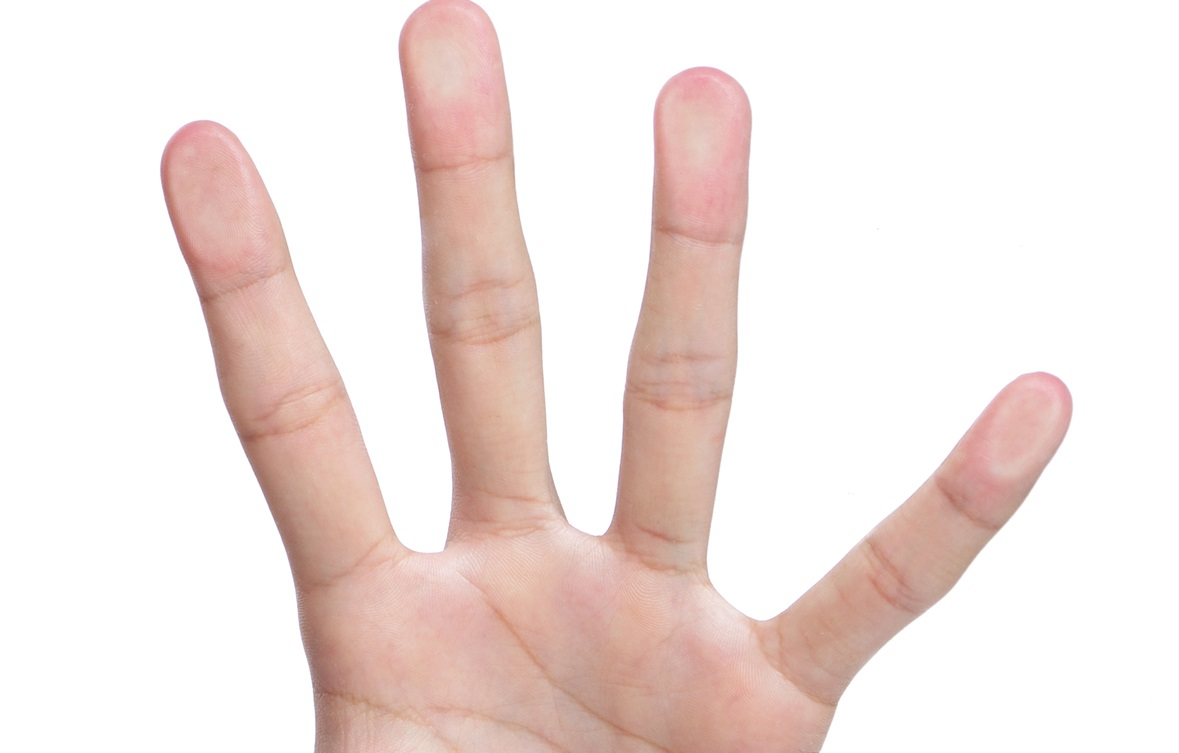
//> input picture Finger Tip detection/Finger Tip detection project/hands_full.jpg, 1179 x 753 px, given in place of the camera
$ ./main   (built with g++ and OpenCV 4)
//> lines starting //> are read from the running program, lines starting //| are printed output that depends on the picture; after the words box and inside, x2 and y2 are one past the last pixel; in counts of white or black regions, pixels touching at a corner belong together
#include <iostream>
#include <stdio.h>
#include <stdlib.h>
#include <opencv2/opencv.hpp>
#include "opencv2/highgui/highgui.hpp"
#include "opencv2/imgproc/imgproc.hpp"

using namespace cv;
using namespace std;

Mat Org_Frame;
Mat Img_hsv;
Mat Handed_Thres;
Mat HandOriginal;
Mat canny_OP;
int Low_H = 0;
int High_H = 179;
int Low_S = 60;
int High_S = 255;
int Low_V = 30;
int High_V = 255;
int blurSize = 5;
int BlobSize = 1;
int element = 10;
int Thresh = 100;
int min_rect_region = 1000;

Point2f center;
vector<Point> pts;


int main(int argc, char** argv)
{
   VideoCapture cap(0);
   if(!cap.isOpened())

   {
       cout << "Unable to access the Camera" << endl;
       return -1;
}

   namedWindow("Control",CV_WINDOW_AUTOSIZE);
   createTrackbar("LOW H","Control",&Low_H,179);
   createTrackbar("HIGH H","Control",&High_H,255);
   createTrackbar("LOW S","Control",&Low_S,255);
   createTrackbar("HIGH S","Control",&High_S,255);
   createTrackbar("LOW V","Control",&Low_V,255);
   createTrackbar("HIGH V","Control",&High_V,255);

   while(1)
      {
          bool bSuccess = cap.read(Org_Frame);
//> Org_Frame is the input picture: 753 rows x 1179 cols, CV_8UC3; mean B, G, R 224.7, 228.3, 241.6

          if(!bSuccess)
          {
              cout << "Unable to read a Frame" << endl;
              break;
          }

   cap >> Org_Frame;

   cvtColor(Org_Frame, Img_hsv, CV_BGR2HSV);
//> Img_hsv: 753 rows x 1179 cols, CV_8UC3; mean H, S, V 7.1, 20.6, 241.6
   inRange(Img_hsv, Scalar(Low_H, Low_S, Low_V), Scalar(High_H, High_S, High_V), Handed_Thres);
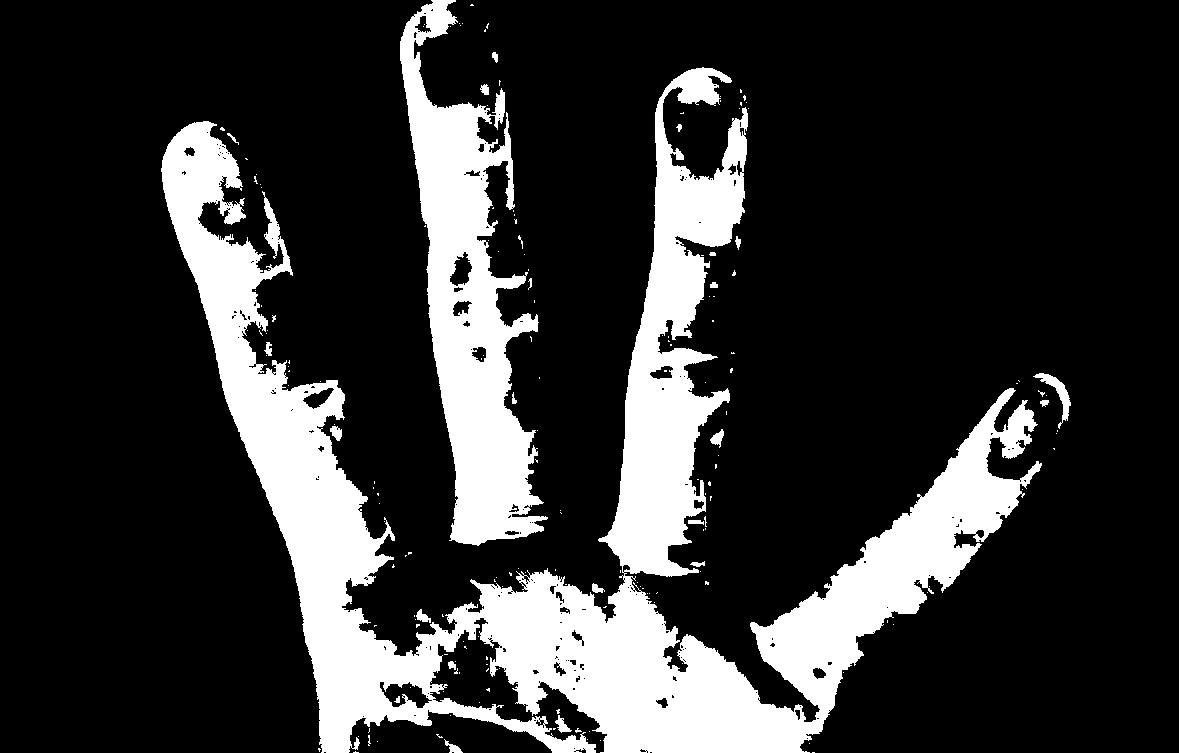
//> Handed_Thres: 753 rows x 1179 cols, CV_8UC1; 20% white; 184 white regions (159 under 20 px), largest, box (x1, y1, x2, y2) and area: (161, 67, 1042, 753) 139964, (400, 0, 548, 546) 34700, (1033, 373, 1071, 429) 499
   line( Handed_Thres, {0, Org_Frame.rows}, {Org_Frame.cols, Org_Frame.rows}, Scalar( 0, 30, 0 ), 380, LINE_8);
   medianBlur(Handed_Thres, Handed_Thres, 7);

   erode(Handed_Thres,Handed_Thres,getStructuringElement(MORPH_ELLIPSE,Size(element,element)));
   dilate(Handed_Thres,Handed_Thres,getStructuringElement(MORPH_ELLIPSE,Size(element,element)));

   dilate(Handed_Thres,Handed_Thres,getStructuringElement(MORPH_ELLIPSE,Size(element,element)));
   erode(Handed_Thres,Handed_Thres,getStructuringElement(MORPH_ELLIPSE,Size(element,element)));
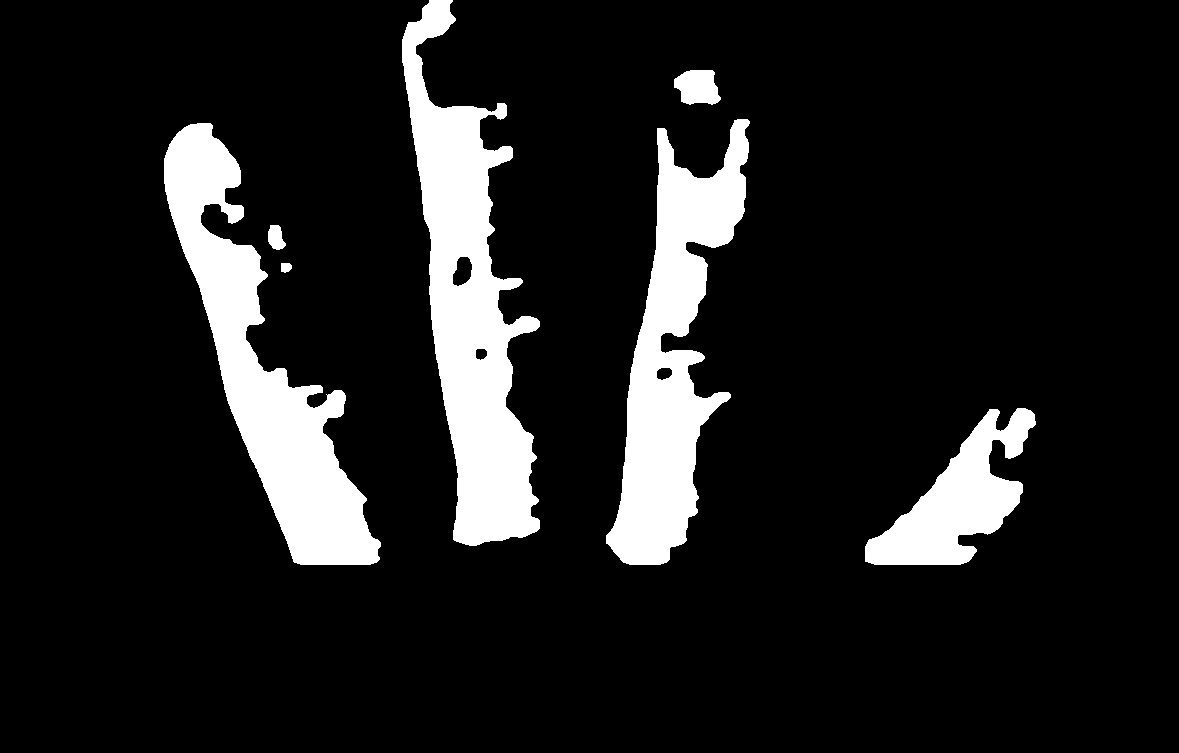
//> Handed_Thres: 753 rows x 1179 cols, CV_8UC1; 12% white; 7 white regions, largest, box (x1, y1, x2, y2) and area: (402, 0, 540, 546) 34217, (164, 123, 381, 565) 30767, (606, 119, 750, 565) 27918

   imshow("HSV Image",Img_hsv);
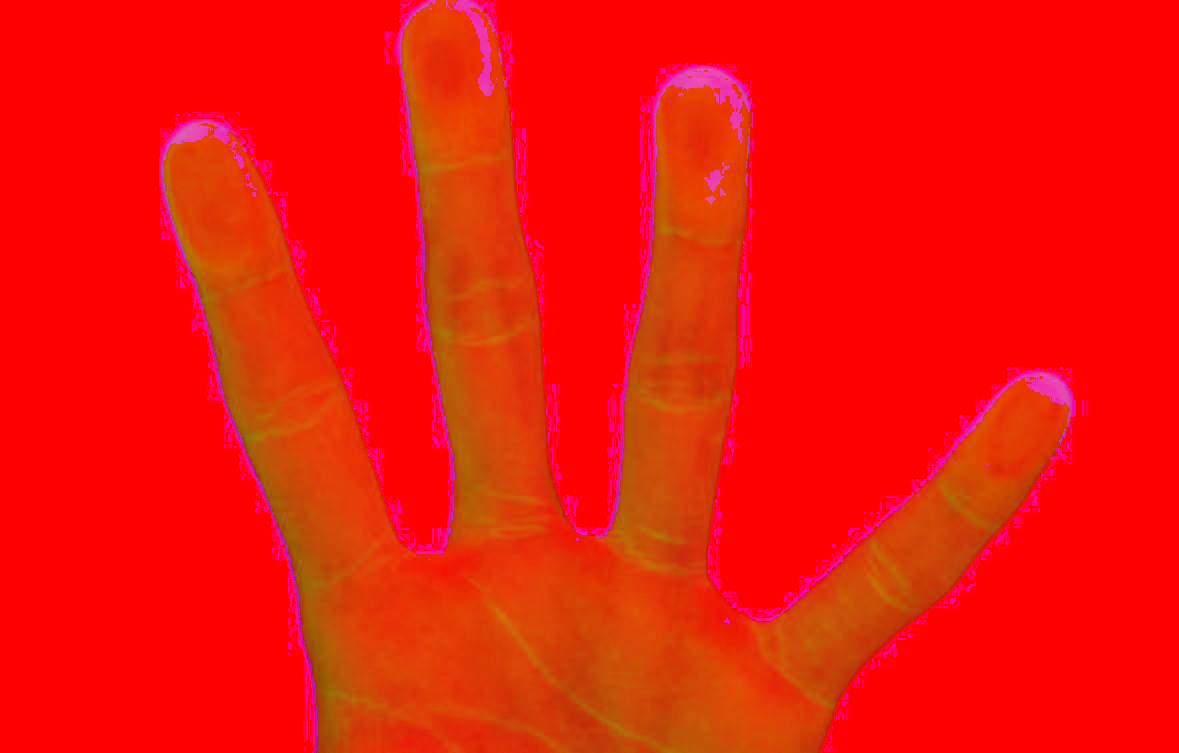
//> window 'HSV Image': 753 rows x 1179 cols, CV_8UC3; mean B, G, R 7.1, 20.6, 241.6
   imshow("Handed Threshold",Handed_Thres);

   std::vector<std::vector<cv::Point> > contours;
   std::vector<cv::Vec4i> hierarchy;

   Canny( Handed_Thres, canny_OP, Thresh, Thresh*2, 3 );
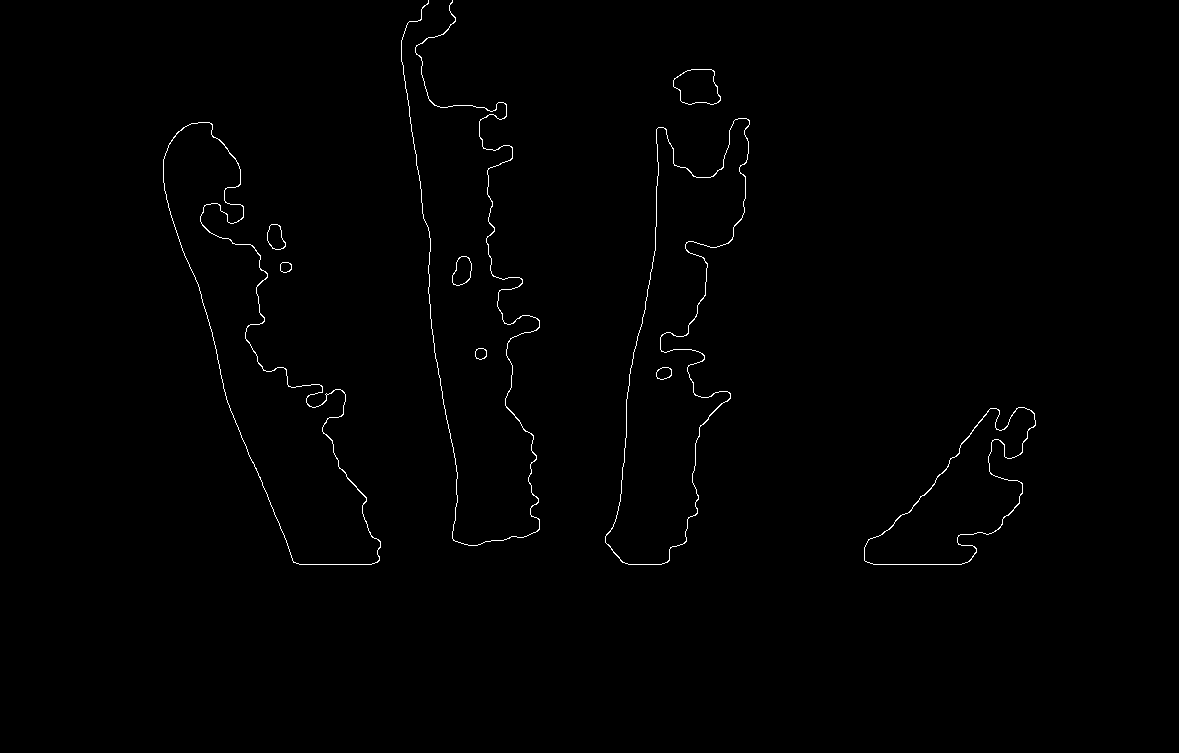
//> canny_OP: 753 rows x 1179 cols, CV_8UC1; 0.62% white in thin lines or dots, all inside (x1, y1, x2, y2) = (163, 0, 1036, 565)

   findContours(Handed_Thres, contours, hierarchy, CV_RETR_TREE, CV_CHAIN_APPROX_SIMPLE, Point(0, 0) );
//> contours = 10 contours; largest, box (x1, y1, x2, y2) and area: (402, 0, 540, 546) 33994, (164, 123, 381, 565) 30140, (606, 119, 750, 565) 27434, (865, 408, 1036, 565) 11522, (674, 70, 721, 105) 1194
   cout << "Total number of contours are:" <<contours.size()<< endl;
//| Total number of contours are:10

   Mat drawing = Mat::zeros(Handed_Thres.size(), CV_8UC3 );

   vector<RotatedRect> Min_Rect( contours.size() );
        for( float j = 0; j < contours.size(); j++ )
           {
             float rect_region = contourArea(contours[j]);

             if(rect_region > min_rect_region)
             Min_Rect[j] = minAreaRect(Mat(contours[j]));
             drawContours(Org_Frame, contours, j, Scalar( 0, 255, 0 ), 1, 8, vector<Vec4i>(), 0, Point());

             Point2f Rect_Points[4];
             Min_Rect[j].points(Rect_Points);

             float Height = Min_Rect[j].size.height;
             float Width = Min_Rect[j].size.width;

             if(Height > Width)
             {
                 Min_Rect[j].size.height = (float)(0.34)*Min_Rect[j].size.height;
                 Min_Rect[j].center = (Rect_Points[1] + Rect_Points[2])/2 + (Rect_Points[0] - Rect_Points[1])/6;
             }
             else if (Width > Height)
             {
                 Min_Rect[j].size.width = (float)(0.33)*Min_Rect[j].size.width;
                 Min_Rect[j].center = (Rect_Points[2]+Rect_Points[3])/2 + (Rect_Points[0]-Rect_Points[3])/6;
             }

             Min_Rect[j].points(Rect_Points);
             for(int i = 0; i < 4; i++)
             line( Org_Frame, Rect_Points[i], Rect_Points[(i+1)%4], Scalar(0, 32, 80), 2, 8 );

           }
//> this loop made 10 passes
//> (rect_region, Height, Width) on passes 1 to 10: (11521.5, 87.88, 222.9), (75.5, 0, 0), (293.5, 0, 0), (30140, 475.8, 111.6), (27434, 105.9, 456.2), (164, 0, 0), (1193.5, 46, 34), (33993.5, 546.9, 108.7), (116.5, 0, 0), (440, 0, 0)
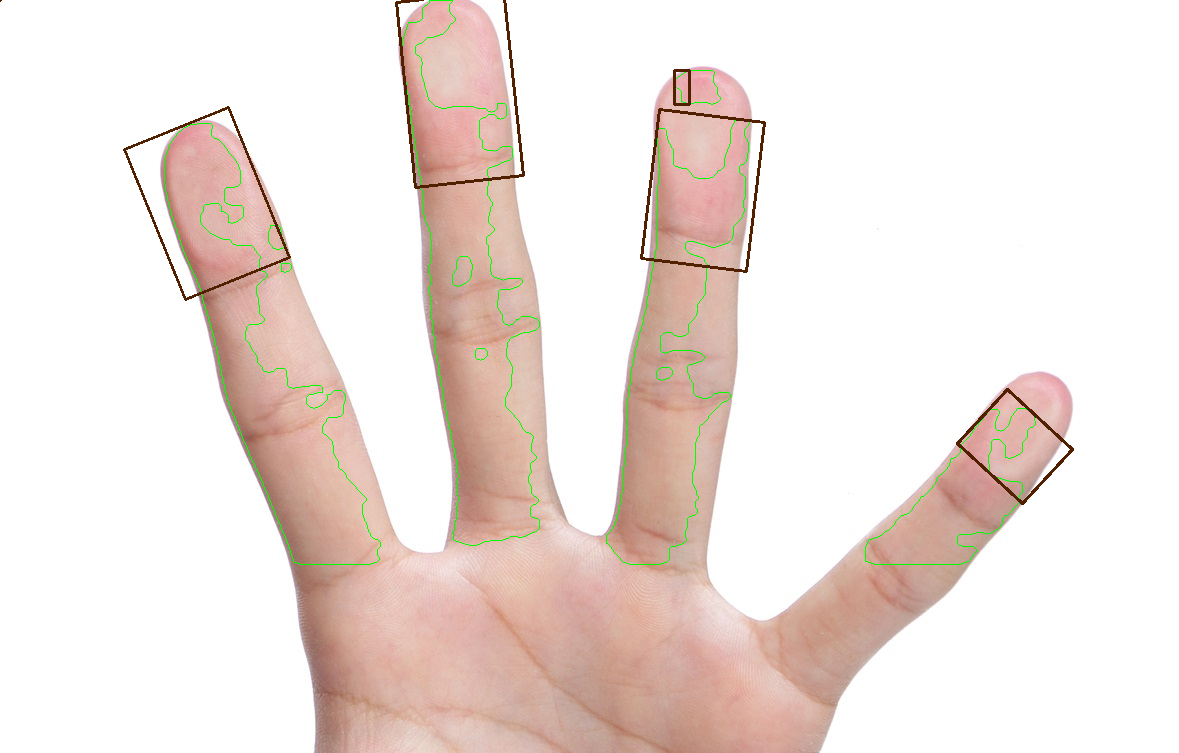
//> Org_Frame: 753 rows x 1179 cols, CV_8UC3; 1.19% of pixels changed, all inside (x1, y1, x2, y2) = (0, 0, 1074, 565)
        namedWindow("Fianl Ouput",CV_WINDOW_AUTOSIZE);
        imshow("Original_Image", Org_Frame);


      if(waitKey(30)==27)
//> the Esc key is pressed
              {
                  cout << "esc key is pressed" << endl;
                  break;
              }
          }


          return 0;

      }
